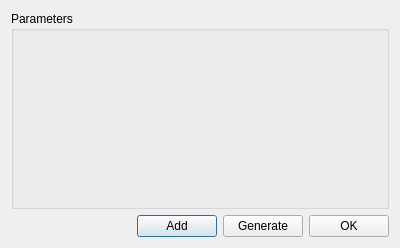
<?xml version="1.0" encoding="UTF-8"?>
<ui version="4.0">
 <class>ParametersEditor</class>
 <widget class="QDialog" name="ParametersEditor">
  <property name="geometry">
   <rect>
    <x>0</x>
    <y>0</y>
    <width>400</width>
    <height>248</height>
   </rect>
  </property>
  <property name="windowTitle">
   <string>Dialog</string>
  </property>
  <layout class="QVBoxLayout" name="verticalLayout">
   <item>
    <widget class="QGroupBox" name="groupBox">
     <property name="sizePolicy">
      <sizepolicy hsizetype="Expanding" vsizetype="Expanding">
       <horstretch>0</horstretch>
       <verstretch>0</verstretch>
      </sizepolicy>
     </property>
     <property name="title">
      <string>Parameters</string>
     </property>
     <layout class="QVBoxLayout" name="verticalLayout_2">
      <item>
       <layout class="QVBoxLayout" name="verticalLayout_3"/>
      </item>
      <item>
       <spacer name="verticalSpacer">
        <property name="orientation">
         <enum>Qt::Vertical</enum>
        </property>
        <property name="sizeHint" stdset="0">
         <size>
          <width>20</width>
          <height>148</height>
         </size>
        </property>
       </spacer>
      </item>
     </layout>
    </widget>
   </item>
   <item>
    <layout class="QHBoxLayout" name="horizontalLayout">
     <item>
      <spacer name="horizontalSpacer">
       <property name="orientation">
        <enum>Qt::Horizontal</enum>
       </property>
       <property name="sizeHint" stdset="0">
        <size>
         <width>40</width>
         <height>20</height>
        </size>
       </property>
      </spacer>
     </item>
     <item>
      <widget class="QPushButton" name="add">
       <property name="text">
        <string>Add</string>
       </property>
      </widget>
     </item>
     <item>
      <widget class="QPushButton" name="generate">
       <property name="text">
        <string>Generate</string>
       </property>
      </widget>
     </item>
     <item>
      <widget class="QPushButton" name="ok">
       <property name="text">
        <string>OK</string>
       </property>
      </widget>
     </item>
    </layout>
   </item>
  </layout>
 </widget>
 <resources/>
 <connections/>
</ui>
